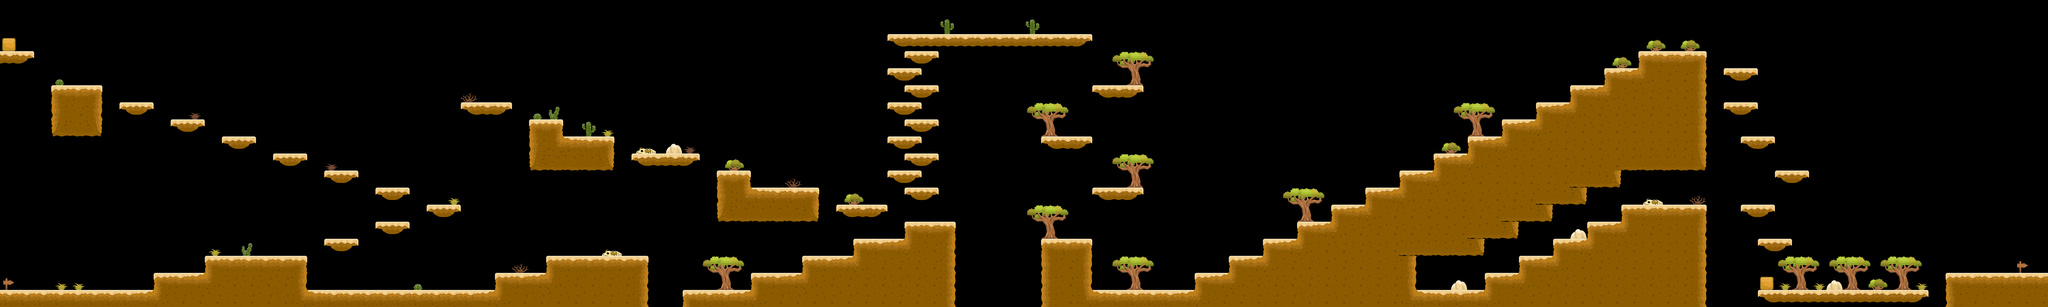

A level layout from a 2D game, rendered from its tile map. Below: a short description, then the map file with tile-grid data replaced by summaries:
An orthogonal 120x18 tile map with 128x128 px tiles, 1 tile layer (foreground), 1 hidden layer not drawn and 12 objects.

<map version="1.5" tiledversion="1.5.0" orientation="orthogonal" renderorder="right-down" width="120" height="18" tilewidth="128" tileheight="128" infinite="0" nextlayerid="9" nextobjectid="17">
 <tileset firstgid="1" name="gameart2d-desert" tilewidth="128" tileheight="128" tilecount="40" columns="5">
  <image source="gameart2d-desert.png" width="640" height="1024" />
  <tile id="1">
   <objectgroup draworder="index" id="3">
    <object id="5" x="0.340245" y="-0.340245" width="127.251" height="127.592" />
   </objectgroup>
  </tile>
  <tile id="2">
   <properties>
    <property name="type" type="int" value="1" />
   </properties>
   <objectgroup draworder="index" id="2">
    <object id="1" x="0" y="-0.340245" width="127.932" height="128.953" />
   </objectgroup>
  </tile>
  <tile id="3">
   <objectgroup draworder="index" id="2">
    <object id="1" x="0" y="0" width="128.272" height="127.592" />
    <object id="2" x="-28.5805" y="26.1988" />
   </objectgroup>
  </tile>
  <tile id="7">
   <properties>
    <property name="type" type="int" value="1" />
   </properties>
  </tile>
  <tile id="10">
   <objectgroup draworder="index" id="2">
    <object id="1" x="0.340245" y="0" width="128.272" height="128.272" />
   </objectgroup>
  </tile>
  <tile id="14">
   <objectgroup draworder="index" id="2">
    <object id="1" x="-0.340245" y="-0.340245" width="127.592" height="127.932" />
   </objectgroup>
  </tile>
  <tile id="16">
   <objectgroup draworder="index" id="2">
    <object id="1" x="-0.340245" y="-0.340245" width="128.272" height="94.588" />
   </objectgroup>
  </tile>
  <tile id="17">
   <objectgroup draworder="index" id="2">
    <object id="1" x="0" y="0" width="128.612" height="96.2892" />
   </objectgroup>
  </tile>
  <tile id="18">
   <objectgroup draworder="index" id="2">
    <object id="1" x="0" y="0" width="127.932" height="93.5673" />
   </objectgroup>
  </tile>
  <tile id="30">
   <objectgroup draworder="index" id="2">
    <object id="1" x="13.95" y="27.5598" width="104.115" height="100.032" />
    <object id="2" x="70.7709" y="139.5" />
   </objectgroup>
  </tile>
 </tileset>
 <layer id="1" name="background" width="120" height="18" visible="0">
  <data>[2160 cells, 164 non-empty, 20 distinct tile ids]</data>
 </layer>
 <layer id="2" name="foreground" width="120" height="18">
  <data>[2160 cells, 622 non-empty, 38 distinct tile ids]</data>
 </layer>
 <objectgroup id="8" name="collision">
  <object id="14" x="7680" y="768" width="256" height="256" />
 </objectgroup>
</map>
